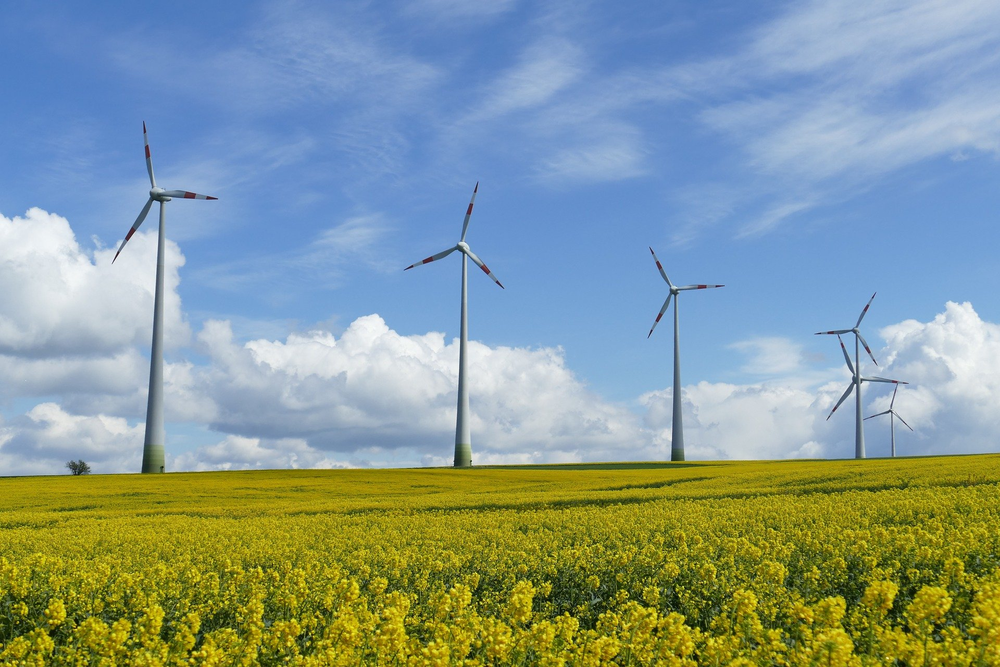
#> input picture data/cv_practice.png, 1000 x 667 px, shrunk from 1920 x 1280 before the run
$ jupyter execute --allow-errors python_image_processing.ipynb   (shell and % lines are left out)
#> lines starting #> are read from the running program, lines starting #| are printed output that depends on the picture; after the words box and inside, x2 and y2 are one past the last pixel; in counts of white or black regions, pixels touching at a corner belong together
# 파이썬으로 이미지 처리하기

[cell 1]
import numpy as np
from PIL import Image

data = np.zeros([32, 32, 3], dtype= np.uint8)
image = Image.fromarray(data, 'RGB')
#> image: PIL image 32x32 RGB; every value is 0
image

32*32*3크기 3차원의 배열의 값이 전부 제로이다.
그래서 32*32 크기의 이미지가 0,0,0이 의미하는 블랙이 출력되었다.

[cell 2]
data[:,:] = [255,0,0]
print(data)

image = Image.fromarray(data,'RGB')
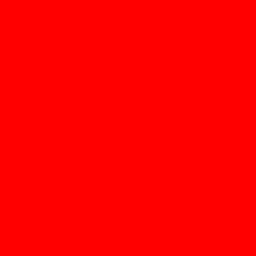
#> image: PIL image 32x32 RGB (shown 8 times larger); mean R, G, B 255, 0, 0
image

data[:,:] 에 크기가 3인 배열을 할당했다.
그러면 32 * 32 배열 모두에 브로드캐스팅 된 배열이 할당되어진다.

그러면 가로,세로가 128*128인 화이트 이미지를 만들어보자.

[cell 3]
white_image = np.zeros([128,128,3],dtype = np.uint8)
white_image[:,:] = [255,255,255]
image = Image.fromarray(white_image,'RGB')
#> image: PIL image 128x128 RGB; every value is 255
image

## CIFAR-100 데이터를 받아 개별 이미지 파일 추출하기
CIFAR(https://www.cs.toronto.edu/~kriz/cifar.html)홈페이지에서 이미지 데이터셋을 다운받았다.

[cell 4]
import pickle

dir_path = ('./cifar-100-python/')
train_file_path = dir_path+'train'

#> (the rest of this cell did not finish here and is left out)

키의 이름 문자열 앞에 b가 있다. 키들이 문자열(str)이 아니라 bytes로 되어있다는 점이다.

#> (a cell that did not finish here is left out)

'bytes'의 파일명 리스트가 들어있는 것이 확인되었다.

그럼 데이터는 어떤 모습일까?

#> (a cell that did not finish here is left out)

3072개의 데이터가 들어있는데 3채널 1024(= 32*32) 값이라 보인다. 그러면 이 넘파이배열을 (32,32,3)으로 reshape한 후 출력해보자.
그리고 배열의 마지막차원의 값이 R, G, B의 순으로 들어가게 해주기 위해 order='F'를 써보자.

#> (a cell that did not finish here is left out)

작은 32*32크기의 이미지가 출력되었다.X와 Y축의 뒤집어져 나왔다. 축을 바꿔주기 위해서
np.swapaxes(0,1)을 쓰자.

#> (a cell that did not finish here is left out)

[cell 9]
import os
import pickle
from PIL import Image
import numpy
from tqdm import tqdm

dir_path = ('./cifar-100-python/')
train_file_path = dir_path+'train'

# image를 저장할 cifar-100-python의 하위 디렉토리(images)를 생성합니다.
images_dir_path = './cifar-images/'
if not os.path.exists(images_dir_path):
    os.mkdir(images_dir_path)  # images 디렉토리 생성

# 32X32의 이미지 파일 50000개를 생성합니다.
#> (the rest of this cell did not finish here and is left out)

# OpenCV 톺아보기

OpenCV 예제의 전체코드를 보자.

[cell 10]
import os
import cv2 as cv
import numpy as np
from  matplotlib import pyplot as plt

img_path = './data/cv_practice.png'
img = cv.imread(img_path)
#> img is the input picture: shape (667, 1000, 3); mean B, G, R 149.2, 153.9, 133.7

# Convert BGR to HSV
hsv = cv.cvtColor(img, cv.COLOR_BGR2HSV)
#> hsv: shape (667, 1000, 3); mean H, S, V 82.9, 127.7, 183.8

# define range of blue color in HSV
lower_blue = np.array([100,100,100])
upper_blue = np.array([130,255,255])

# Threshold the HSV image to get only blue colors
mask = cv.inRange(hsv, lower_blue, upper_blue)
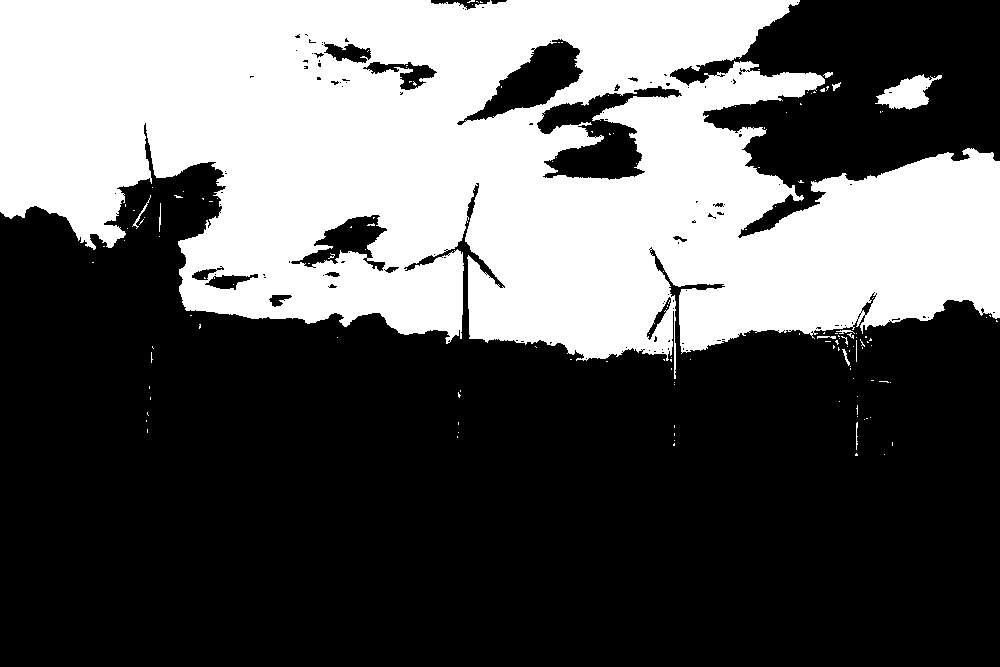
#> mask: shape (667, 1000); 37.2% white; 149 white regions (138 under 20 px), largest, box (x1, y1, x2, y2) and area: (0, 0, 1000, 379) 246161, (875, 74, 942, 110) 1235, (132, 195, 151, 229) 71

# Bitwise-AND mask and original image
res = cv.bitwise_and(img, img, mask=mask)
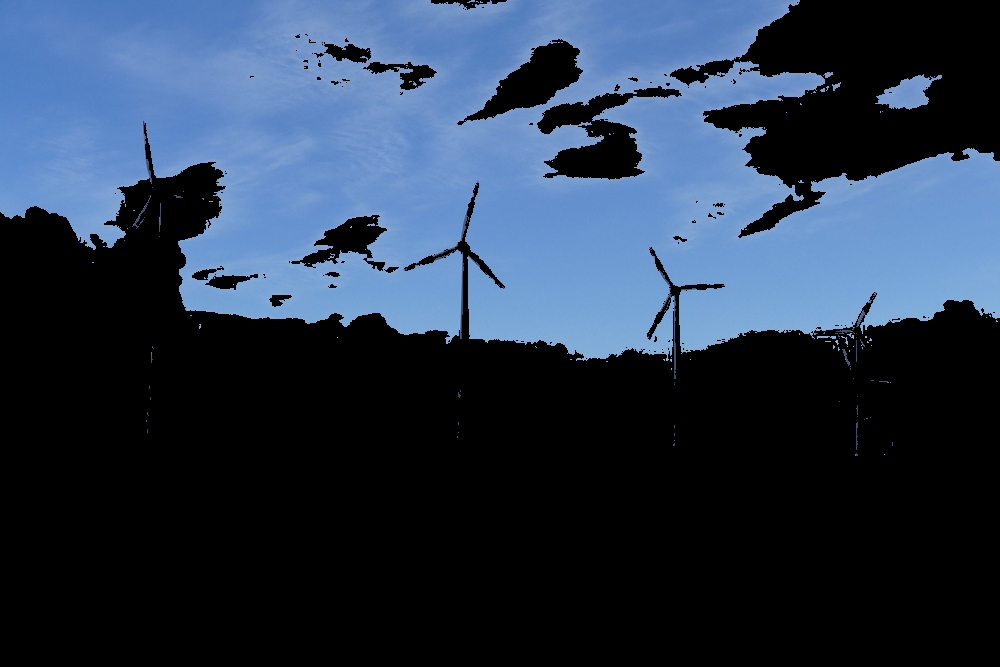
#> res: shape (667, 1000, 3); mean B, G, R 76.2, 55.7, 40.4

plt.imshow(cv.cvtColor(img, cv.COLOR_BGR2RGB))
plt.show()
plt.imshow(cv.cvtColor(mask, cv.COLOR_BGR2RGB))
plt.show()
plt.imshow(cv.cvtColor(res, cv.COLOR_BGR2RGB))
plt.show()

OpenCV는 설치할때는 opencv-python이지만 import할 땐, cv2라고 한다.
22년 현재 버전은 4.6이지만, cv2라고 한다.
그리고 OpenCV는 넘파이와 함께 쓴다.
컬러이미지의 경우(너비, 높이, 채널)의 넘파이 배열을 쓰기 때문이다.

PIL때와 다르게, 파일을 불러올 때, imread()함수를 사용한다. 말 그대로 이미지를 읽어와서 반환하는 함수다.

hsv = cv.cvtColor(img, cv.COLOR_BGR2HSV) 함수를 보면
cv가 컬러를 불러오는 기본값이 BGR이라는 것을 알 수 있다.

이번 예제에서는 BGR을 HSV로 변환시켰다. 그거리 위해 cv.cvtColor()함수를 사용한다.

예제 코드는 파랑의 하한선을 색상(Hue) 값 100~130 사이, 채도(Saturation)와 명도(Value)는 100~255 사이라 정의한다.

이에 해당하는 픽셀들에는 1, 해당하지 않는 픽셀은 0을 찍어 반환하는 함수가 cv.inRange()다.

res = cv.bitwise_and(img, img, mask=mask)
cv.bitwise_and() 함수는 이미지1와 이미지2의 비트단위 연산으로 마스크값이 0이 아니면 연산해서 값을 출력한다.

마지막으로 plt.imshow()에서는 이미지를 BGR을 RGB로 변환시켜서 출력해준다.

혹은, 굳이 plt 로 보여주지 않고 cv 로 이미지를 띄우는 방법도 있습니다. cv.imshow(res) 도 PIL.Image.show(), plt.imshow()와 마찬가지로 이미지를 화면에 표시해 줍니다.

[cell 11]
import os
import pickle
import cv2
import numpy as np
from matplotlib import pyplot as plt
from tqdm import tqdm
from PIL import Image

# 전처리 시 생성했던 디렉토리 구조
dir_path = './cifar-images'
train_file_path = os.path.join(dir_path, 'train')
images_dir_path = dir_path

[cell 12]
# 파일명을 인자로 받아 해당 이미지 파일과 히스토그램을 출력해 주는 함수
def draw_color_histogram_from_image(file_name):
    image_path = os.path.join(images_dir_path, file_name)
    # 이미지 열기
    img = Image.open(image_path)
    cv_image = cv2.imread(image_path)

    # Image와 Histogram 그려보기
    f=plt.figure(figsize=(10,3))
    im1 = f.add_subplot(1,2,1)
    im1.imshow(img)
    im1.set_title("Image")

    im2 = f.add_subplot(1,2,2)
    color = ('b','g','r')
    for i,col in enumerate(color):
        # image에서 i번째 채널의 히스토그램을 뽑아서(0:blue, 1:green, 2:red)
        histr = cv2.calcHist([cv_image],[i],None,[256],[0,256])
        im2.plot(histr,color = col)   # 그래프를 그릴 때 채널 색상과 맞춰서 그립니다.
    im2.set_title("Histogram")

#> (a cell that did not finish here is left out)

# 비슷한 이미지 찾아내기 실습

- 프로그램이 실행된다.
- build_histogram_db()
  - CIFAR-100 이미지들을 불러온다.
  - CIFAR-100 이미지들을 하나하나 히스토그램으로 만든다.
  - 이미지 이름을 키로 하고, 히스토그램을 값으로 하는 딕셔너리 histogram_db를 반환한다.
- CIFAR-100 히스토그램 중 입력된 이미지 이름에 해당하는 히스토그램을 입력 이미지로 선택하여 target_histogram이라는 변수명으로 지정한다.
- search()
  - 입력 이미지 히스토그램 target_histogram와 전체 검색 대상 이미지들의 히스토그램을 가진 딕셔너리 histogram_db를 입력으로 받는다.
  - OpenCV의 compareHist() 함수를 사용하여 입력 이미지와 검색 대상 이미지 하나하나의 히스토그램 간 유사도를 계산한다. 결과는 result라는 이름의 딕셔너리로, 키는 이미지 이름, 값은 유사도로 한다.
  - 계산된 유사도를 기준으로 정렬하여 순서를 매긴다.
  - 유사도 순서상으로 상위 5개 이미지만 골라서 result에 남긴다.
- 고른 이미지들을 표시한다.
- 프로그램이 종료된다.

## Build_histogra_db() 구현하기

[cell 14]
def get_histogram(image):
    histogram = []

    # Create histograms per channels, in 4 bins each.
    for i in range(3):
        channel_histogram = cv2.calcHist(images=[image],
                                         channels=[i],
                                         mask=None,
                                         histSize=[4],  # 히스토그램 구간을 4개로 한다.
                                         ranges=[0, 256])
        histogram.append(channel_histogram)

    histogram = np.concatenate(histogram)
    histogram = cv2.normalize(histogram, histogram)

    return histogram

#> (a cell that did not finish here is left out)

이제 본격적으로 build_histogram_db()를 구해보자.

[cell 16]
import os
import pickle
import cv2
import numpy as np
from matplotlib import pyplot as plt
from tqdm import tqdm

def build_histogram_db():
    histogram_db = {}

    #디렉토리에 모아 둔 이미지 파일들을 전부 리스트업합니다.
    paths = images_dir_path
    file_list = os.listdir(images_dir_path)

    for file_name in tqdm(file_list):
        file_path = os.path.join(images_dir_path, file_name)
        image = cv2.imread(file_path)

        histogram = get_histogram(image)

        histogram_db[file_name] = histogram

    return histogram_db

[cell 17]
histogram_db = build_histogram_db()
#> histogram_db = 0 items
#> (the rest of this cell did not finish here and is left out)

[cell 18]
def get_target_histogram():
    filename = input("이미지 파일명을 입력하세요: ")
#> the answer given: data/cv_practice.png
#> the answer given: data/cv_practice.png
    if filename not in histogram_db:
        print('유효하지 않은 이미지 파일명입니다.')
        return None
    return histogram_db[filename]

[cell 19]
target_histogram = get_target_histogram()
target_histogram

[cell 20]
def search(histogram_db, target_histogram, top_k=5):
#> called with top_k = 5
    results = {}

    # Calculate similarity distance by comparing histograms.
    for file_name, histogram in tqdm(histogram_db.items()):
        distance = cv2.compareHist(H1=target_histogram,
                                   H2=histogram,
                                   method=cv2.HISTCMP_CHISQR)

        results[file_name] = distance
#> this loop made 0 passes
#> after the loop, results = 0 items

    results = dict(sorted(results.items(), key=lambda item: item[1])[:top_k])

    return results

[cell 21]
def show_result(result):
    f=plt.figure(figsize=(10,3))
    for idx, filename in enumerate(result.keys()):
        img_path = os.path.join(images_dir_path, filename)
        im = f.add_subplot(1,len(result),idx+1)
        img = Image.open(img_path)
        im.imshow(img)

target_histogram = get_target_histogram()
result = search(histogram_db, target_histogram)
#> result = 0 items
show_result(result)
